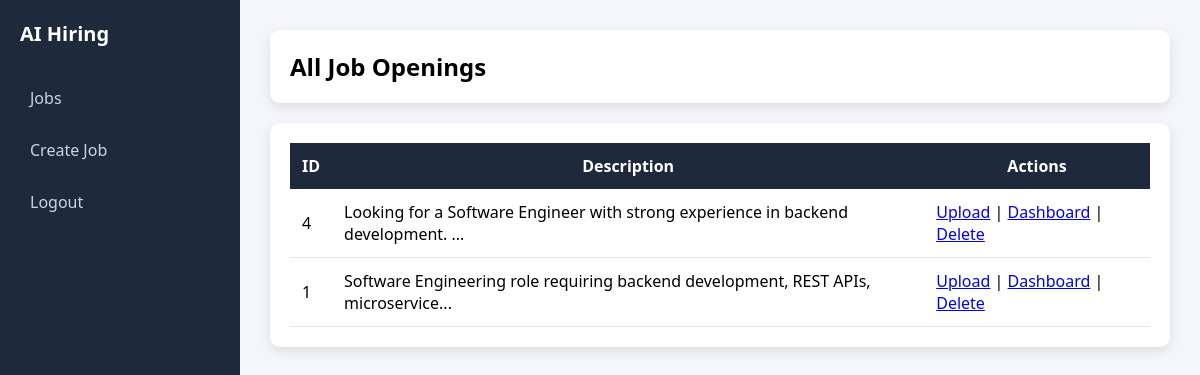
The app's page /jobs (signed in) with its own data.
### tables this page shows
CREATE TABLE jobs (
        id INTEGER PRIMARY KEY AUTOINCREMENT,
        job_description TEXT
    );

### app.py (the view)
@app.route("/jobs")
def jobs():
    if "user" not in session:
        return redirect("/login")
    conn = sqlite3.connect("hiring.db")
    cursor = conn.cursor()
    cursor.execute("SELECT id, job_description FROM jobs ORDER BY id DESC")
    jobs = cursor.fetchall()
    conn.close()
    return render_template("jobs.html", jobs=jobs)

### templates/jobs.html
{% extends "layout.html" %}
{% block content %}
<div class="card">
    <h2>All Job Openings</h2>
</div>
<div class="card">
    <table>
        <tr>
            <th>ID</th>
            <th>Description</th>
            <th>Actions</th>
        </tr>
        {% for job in jobs %}
        <tr>
            <td>{{ job[0] }}</td>
            <td>{{ job[1][:80] }}...</td>
            <td>
                <a href="/upload/{{ job[0] }}">Upload</a> |
                <a href="/dashboard/{{ job[0] }}">Dashboard</a> |
                <a href="/delete-job/{{ job[0] }}">Delete</a>
            </td>
        </tr>
        {% endfor %}
    </table>
</div>
{% endblock %}

### templates/layout.html (style rules this page uses)
* { margin: 0; padding: 0; box-sizing: border-box; font-family: 'Segoe UI', sans-serif; }
body { display: flex; background: #f4f6f9; }
.card { background: white; padding: 20px; border-radius: 10px; box-shadow: 0px 4px 12px rgba(0,0,0,0.1); margin-bottom: 20px; }
table { width: 100%; border-collapse: collapse; }
th { background: #1e293b; color: white; padding: 12px; }
td { padding: 12px; border-bottom: 1px solid #e2e8f0; }

### records on screen
jobs: id "4", job_description "Looking for a Software Engineer with strong experience in backend development."
jobs: id "1", job_description "Software Engineering role requiring backend development, REST APIs, microservice"
